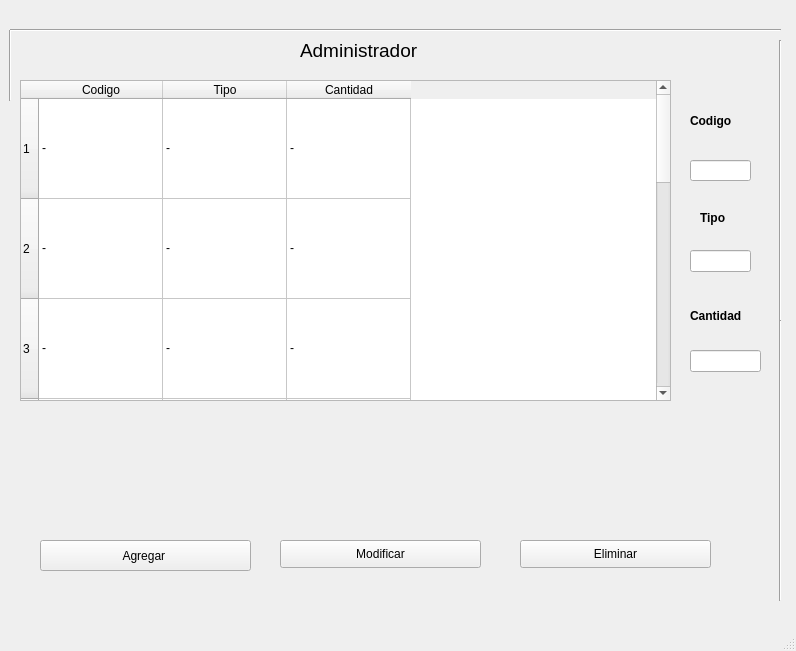
<?xml version="1.0" encoding="UTF-8"?>
<ui version="4.0">
 <class>VENTANA</class>
 <widget class="QMainWindow" name="VENTANA">
  <property name="enabled">
   <bool>true</bool>
  </property>
  <property name="geometry">
   <rect>
    <x>0</x>
    <y>0</y>
    <width>796</width>
    <height>651</height>
   </rect>
  </property>
  <property name="font">
   <font>
    <pointsize>9</pointsize>
   </font>
  </property>
  <property name="windowTitle">
   <string>MainWindow</string>
  </property>
  <widget class="QWidget" name="centralwidget">
   <widget class="QLabel" name="label_2">
    <property name="geometry">
     <rect>
      <x>690</x>
      <y>110</y>
      <width>71</width>
      <height>21</height>
     </rect>
    </property>
    <property name="font">
     <font>
      <pointsize>9</pointsize>
      <weight>75</weight>
      <bold>true</bold>
     </font>
    </property>
    <property name="text">
     <string>Codigo</string>
    </property>
   </widget>
   <widget class="QLabel" name="label_5">
    <property name="geometry">
     <rect>
      <x>690</x>
      <y>300</y>
      <width>71</width>
      <height>31</height>
     </rect>
    </property>
    <property name="font">
     <font>
      <weight>75</weight>
      <bold>true</bold>
     </font>
    </property>
    <property name="text">
     <string>Cantidad</string>
    </property>
   </widget>
   <widget class="QLabel" name="label_6">
    <property name="geometry">
     <rect>
      <x>700</x>
      <y>210</y>
      <width>41</width>
      <height>16</height>
     </rect>
    </property>
    <property name="font">
     <font>
      <weight>75</weight>
      <bold>true</bold>
     </font>
    </property>
    <property name="text">
     <string>Tipo</string>
    </property>
   </widget>
   <widget class="QTableWidget" name="tabla_int">
    <property name="enabled">
     <bool>true</bool>
    </property>
    <property name="geometry">
     <rect>
      <x>20</x>
      <y>80</y>
      <width>651</width>
      <height>321</height>
     </rect>
    </property>
    <property name="minimumSize">
     <size>
      <width>651</width>
      <height>192</height>
     </size>
    </property>
    <property name="font">
     <font>
      <strikeout>false</strikeout>
     </font>
    </property>
    <property name="layoutDirection">
     <enum>Qt::LeftToRight</enum>
    </property>
    <property name="autoFillBackground">
     <bool>false</bool>
    </property>
    <property name="autoScroll">
     <bool>true</bool>
    </property>
    <property name="autoScrollMargin">
     <number>16</number>
    </property>
    <property name="editTriggers">
     <set>QAbstractItemView::NoEditTriggers</set>
    </property>
    <property name="dragEnabled">
     <bool>false</bool>
    </property>
    <property name="showGrid">
     <bool>true</bool>
    </property>
    <property name="sortingEnabled">
     <bool>false</bool>
    </property>
    <property name="wordWrap">
     <bool>true</bool>
    </property>
    <property name="cornerButtonEnabled">
     <bool>true</bool>
    </property>
    <attribute name="horizontalHeaderVisible">
     <bool>true</bool>
    </attribute>
    <attribute name="horizontalHeaderCascadingSectionResizes">
     <bool>true</bool>
    </attribute>
    <attribute name="horizontalHeaderDefaultSectionSize">
     <number>124</number>
    </attribute>
    <attribute name="horizontalHeaderHighlightSections">
     <bool>true</bool>
    </attribute>
    <attribute name="horizontalHeaderMinimumSectionSize">
     <number>20</number>
    </attribute>
    <attribute name="horizontalHeaderShowSortIndicator" stdset="0">
     <bool>false</bool>
    </attribute>
    <attribute name="horizontalHeaderStretchLastSection">
     <bool>false</bool>
    </attribute>
    <attribute name="verticalHeaderCascadingSectionResizes">
     <bool>false</bool>
    </attribute>
    <attribute name="verticalHeaderDefaultSectionSize">
     <number>25</number>
    </attribute>
    <attribute name="verticalHeaderHighlightSections">
     <bool>true</bool>
    </attribute>
    <attribute name="verticalHeaderMinimumSectionSize">
     <number>100</number>
    </attribute>
    <attribute name="verticalHeaderShowSortIndicator" stdset="0">
     <bool>false</bool>
    </attribute>
    <row>
     <property name="text">
      <string>1</string>
     </property>
    </row>
    <row>
     <property name="text">
      <string>2</string>
     </property>
    </row>
    <row>
     <property name="text">
      <string>3</string>
     </property>
    </row>
    <row>
     <property name="text">
      <string>4</string>
     </property>
    </row>
    <row>
     <property name="text">
      <string>5</string>
     </property>
    </row>
    <row>
     <property name="text">
      <string>6</string>
     </property>
    </row>
    <row>
     <property name="text">
      <string>7</string>
     </property>
    </row>
    <row>
     <property name="text">
      <string>8</string>
     </property>
    </row>
    <row>
     <property name="text">
      <string>9</string>
     </property>
    </row>
    <row>
     <property name="text">
      <string>10</string>
     </property>
    </row>
    <column>
     <property name="text">
      <string>Codigo</string>
     </property>
    </column>
    <column>
     <property name="text">
      <string>Tipo</string>
     </property>
    </column>
    <column>
     <property name="text">
      <string>Cantidad</string>
     </property>
    </column>
    <item row="0" column="0">
     <property name="text">
      <string>-</string>
     </property>
     <property name="flags">
      <set>ItemIsSelectable|ItemIsDragEnabled|ItemIsEnabled</set>
     </property>
    </item>
    <item row="0" column="1">
     <property name="text">
      <string>-</string>
     </property>
    </item>
    <item row="0" column="2">
     <property name="text">
      <string>-</string>
     </property>
    </item>
    <item row="1" column="0">
     <property name="text">
      <string>-</string>
     </property>
    </item>
    <item row="1" column="1">
     <property name="text">
      <string>-</string>
     </property>
    </item>
    <item row="1" column="2">
     <property name="text">
      <string>-</string>
     </property>
    </item>
    <item row="2" column="0">
     <property name="text">
      <string>-</string>
     </property>
    </item>
    <item row="2" column="1">
     <property name="text">
      <string>-</string>
     </property>
    </item>
    <item row="2" column="2">
     <property name="text">
      <string>-</string>
     </property>
    </item>
    <item row="3" column="0">
     <property name="text">
      <string>-</string>
     </property>
    </item>
    <item row="3" column="1">
     <property name="text">
      <string>-</string>
     </property>
    </item>
    <item row="3" column="2">
     <property name="text">
      <string>-</string>
     </property>
    </item>
    <item row="4" column="0">
     <property name="text">
      <string>-</string>
     </property>
    </item>
    <item row="4" column="1">
     <property name="text">
      <string>-</string>
     </property>
    </item>
    <item row="4" column="2">
     <property name="text">
      <string>-</string>
     </property>
    </item>
    <item row="5" column="0">
     <property name="text">
      <string>-</string>
     </property>
    </item>
    <item row="5" column="1">
     <property name="text">
      <string>-</string>
     </property>
    </item>
    <item row="5" column="2">
     <property name="text">
      <string>-</string>
     </property>
    </item>
    <item row="6" column="0">
     <property name="text">
      <string>-</string>
     </property>
    </item>
    <item row="6" column="1">
     <property name="text">
      <string>-</string>
     </property>
    </item>
    <item row="6" column="2">
     <property name="text">
      <string>-</string>
     </property>
    </item>
    <item row="7" column="0">
     <property name="text">
      <string>-</string>
     </property>
    </item>
    <item row="7" column="1">
     <property name="text">
      <string>-</string>
     </property>
    </item>
    <item row="7" column="2">
     <property name="text">
      <string>-</string>
     </property>
    </item>
    <item row="8" column="0">
     <property name="text">
      <string>-</string>
     </property>
    </item>
    <item row="8" column="1">
     <property name="text">
      <string>-</string>
     </property>
    </item>
    <item row="8" column="2">
     <property name="text">
      <string>-</string>
     </property>
    </item>
    <item row="9" column="0">
     <property name="text">
      <string>-</string>
     </property>
    </item>
    <item row="9" column="1">
     <property name="text">
      <string>-</string>
     </property>
    </item>
    <item row="9" column="2">
     <property name="text">
      <string>-</string>
     </property>
    </item>
   </widget>
   <widget class="Line" name="line">
    <property name="geometry">
     <rect>
      <x>230</x>
      <y>20</y>
      <width>551</width>
      <height>20</height>
     </rect>
    </property>
    <property name="font">
     <font>
      <pointsize>14</pointsize>
     </font>
    </property>
    <property name="orientation">
     <enum>Qt::Horizontal</enum>
    </property>
   </widget>
   <widget class="Line" name="line_2">
    <property name="geometry">
     <rect>
      <x>0</x>
      <y>30</y>
      <width>20</width>
      <height>71</height>
     </rect>
    </property>
    <property name="orientation">
     <enum>Qt::Vertical</enum>
    </property>
   </widget>
   <widget class="Line" name="line_3">
    <property name="geometry">
     <rect>
      <x>10</x>
      <y>20</y>
      <width>231</width>
      <height>21</height>
     </rect>
    </property>
    <property name="orientation">
     <enum>Qt::Horizontal</enum>
    </property>
   </widget>
   <widget class="QPushButton" name="bot_agregar">
    <property name="geometry">
     <rect>
      <x>40</x>
      <y>540</y>
      <width>211</width>
      <height>31</height>
     </rect>
    </property>
    <property name="text">
     <string>Agregar </string>
    </property>
   </widget>
   <widget class="QLineEdit" name="cod_bus">
    <property name="geometry">
     <rect>
      <x>690</x>
      <y>160</y>
      <width>61</width>
      <height>21</height>
     </rect>
    </property>
    <property name="text">
     <string/>
    </property>
    <property name="alignment">
     <set>Qt::AlignCenter</set>
    </property>
   </widget>
   <widget class="Line" name="line_4">
    <property name="geometry">
     <rect>
      <x>770</x>
      <y>40</y>
      <width>21</width>
      <height>281</height>
     </rect>
    </property>
    <property name="orientation">
     <enum>Qt::Vertical</enum>
    </property>
   </widget>
   <widget class="Line" name="line_9">
    <property name="geometry">
     <rect>
      <x>770</x>
      <y>320</y>
      <width>20</width>
      <height>281</height>
     </rect>
    </property>
    <property name="orientation">
     <enum>Qt::Vertical</enum>
    </property>
   </widget>
   <widget class="QLineEdit" name="cant">
    <property name="geometry">
     <rect>
      <x>690</x>
      <y>350</y>
      <width>71</width>
      <height>22</height>
     </rect>
    </property>
   </widget>
   <widget class="QLineEdit" name="precio">
    <property name="geometry">
     <rect>
      <x>690</x>
      <y>250</y>
      <width>61</width>
      <height>22</height>
     </rect>
    </property>
   </widget>
   <widget class="QPushButton" name="modificar">
    <property name="geometry">
     <rect>
      <x>280</x>
      <y>540</y>
      <width>201</width>
      <height>28</height>
     </rect>
    </property>
    <property name="text">
     <string>Modificar</string>
    </property>
   </widget>
   <widget class="QPushButton" name="eliminar">
    <property name="geometry">
     <rect>
      <x>520</x>
      <y>540</y>
      <width>191</width>
      <height>28</height>
     </rect>
    </property>
    <property name="text">
     <string>Eliminar</string>
    </property>
   </widget>
   <widget class="QLabel" name="label">
    <property name="geometry">
     <rect>
      <x>90</x>
      <y>420</y>
      <width>111</width>
      <height>111</height>
     </rect>
    </property>
    <property name="font">
     <font>
      <pointsize>9</pointsize>
     </font>
    </property>
    <property name="text">
     <string/>
    </property>
    <property name="pixmap">
     <pixmap>Agregar.png</pixmap>
    </property>
    <property name="scaledContents">
     <bool>true</bool>
    </property>
   </widget>
   <widget class="QLabel" name="label_3">
    <property name="geometry">
     <rect>
      <x>320</x>
      <y>420</y>
      <width>111</width>
      <height>101</height>
     </rect>
    </property>
    <property name="text">
     <string/>
    </property>
    <property name="pixmap">
     <pixmap>Editar.png</pixmap>
    </property>
    <property name="scaledContents">
     <bool>true</bool>
    </property>
   </widget>
   <widget class="QLabel" name="label_4">
    <property name="geometry">
     <rect>
      <x>560</x>
      <y>420</y>
      <width>111</width>
      <height>101</height>
     </rect>
    </property>
    <property name="text">
     <string/>
    </property>
    <property name="pixmap">
     <pixmap>Eliminar.png</pixmap>
    </property>
    <property name="scaledContents">
     <bool>true</bool>
    </property>
   </widget>
   <widget class="QLabel" name="label_7">
    <property name="geometry">
     <rect>
      <x>300</x>
      <y>40</y>
      <width>151</width>
      <height>21</height>
     </rect>
    </property>
    <property name="font">
     <font>
      <pointsize>14</pointsize>
     </font>
    </property>
    <property name="text">
     <string>Administrador</string>
    </property>
   </widget>
   <widget class="QLabel" name="label_8">
    <property name="geometry">
     <rect>
      <x>440</x>
      <y>130</y>
      <width>191</width>
      <height>211</height>
     </rect>
    </property>
    <property name="text">
     <string/>
    </property>
    <property name="pixmap">
     <pixmap>Emaus Villa el Salvador.jpeg</pixmap>
    </property>
    <property name="scaledContents">
     <bool>true</bool>
    </property>
   </widget>
  </widget>
  <widget class="QMenuBar" name="menubar">
   <property name="geometry">
    <rect>
     <x>0</x>
     <y>0</y>
     <width>796</width>
     <height>26</height>
    </rect>
   </property>
  </widget>
  <widget class="QStatusBar" name="statusbar"/>
 </widget>
 <resources/>
 <connections/>
</ui>
